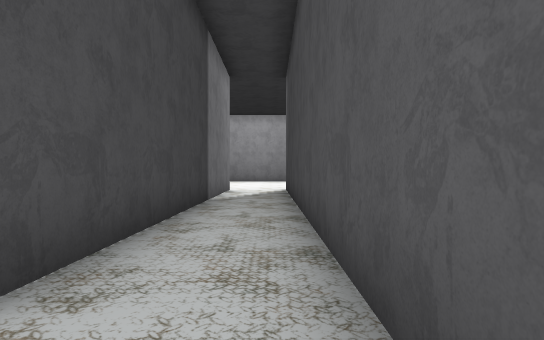
[1] (above)

24 first-person views from a walk through a Unity game level. The camera is 1.4 m above the floor, looks level and sees 80° across. Doors are open. The floor is counted in squares, 2 m on a side. Each view is taken from the middle of a square. On the plan, view 1 faces up. The plan holds only what a view shows up to about 10 squares ahead; the rest is blank. The place goes on beyond the plan. The player character is not drawn.

[2]
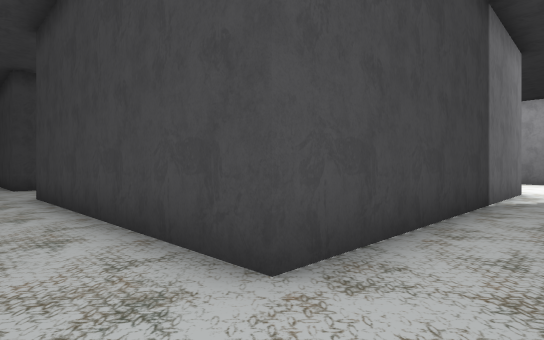

[3]
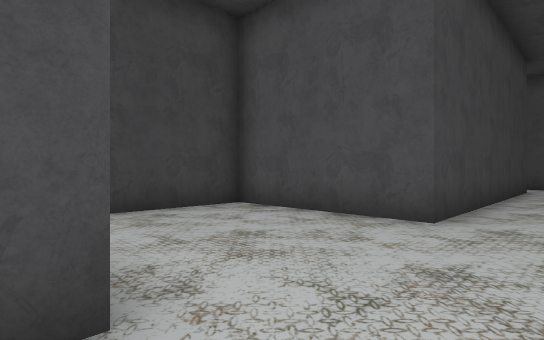

[4]
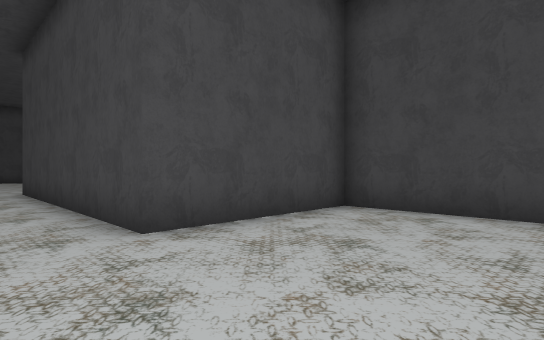

[5]
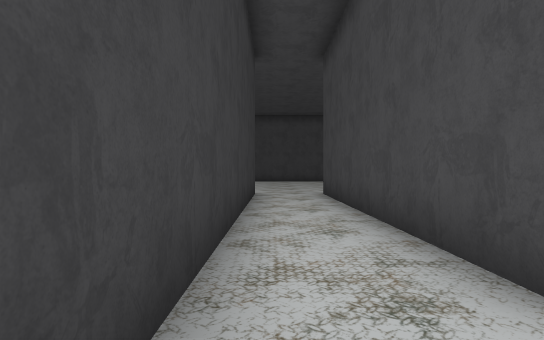

[6]
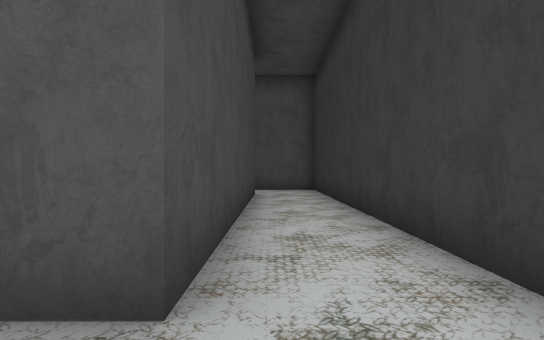

[7]
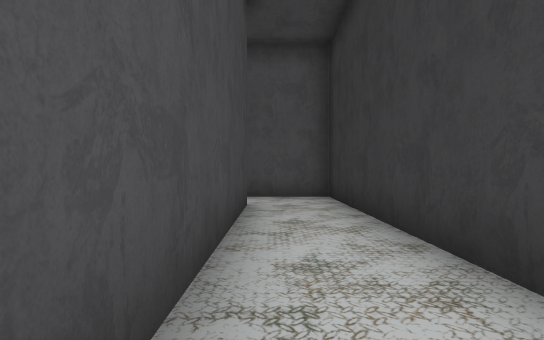

[8]
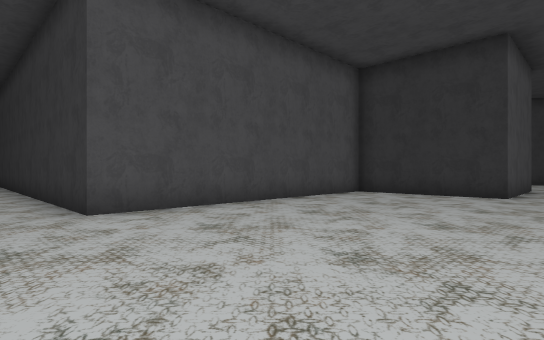

[9]
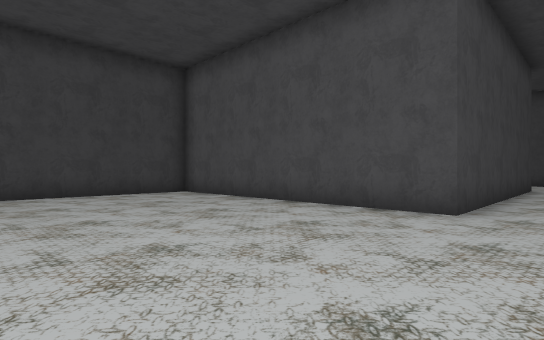

[10]
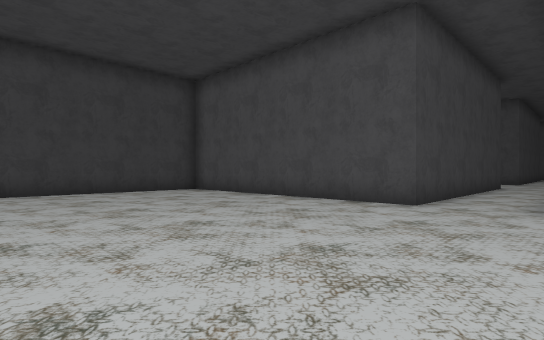

[11]
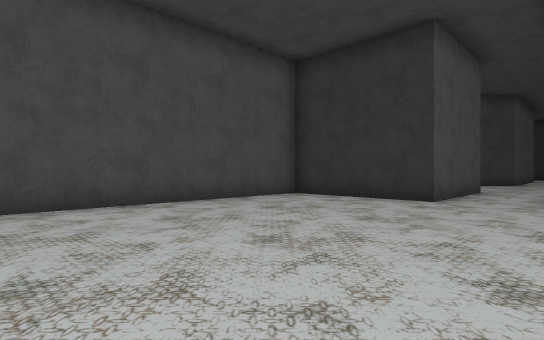

[12]
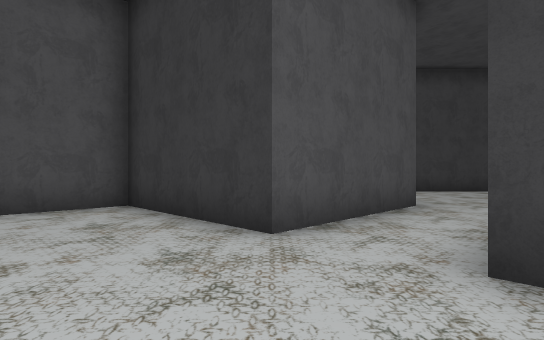

[13]
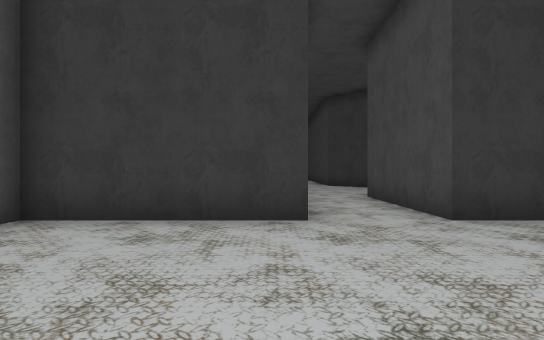

[14]
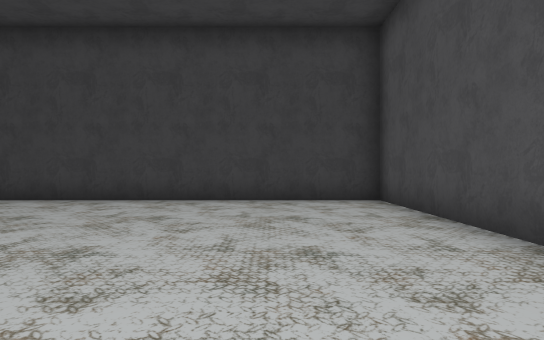

[15]
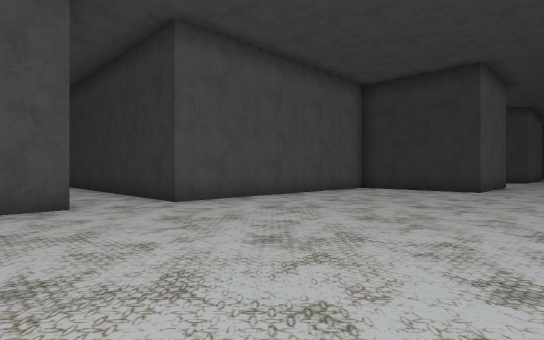

[16]
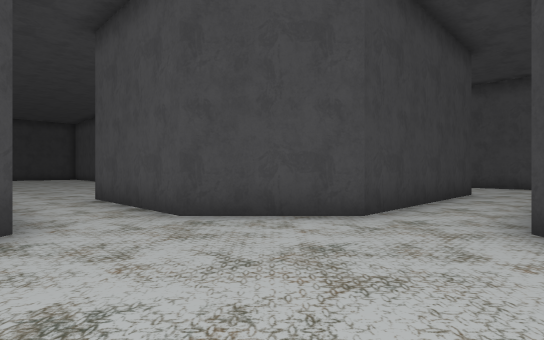

[17]
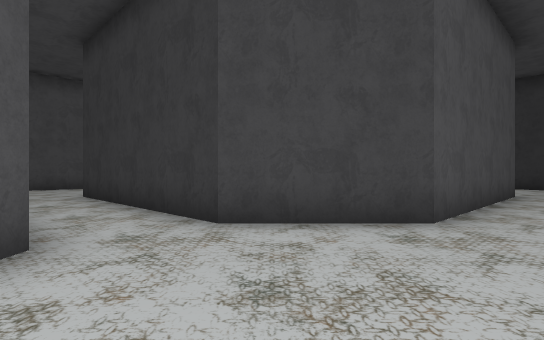

[18]
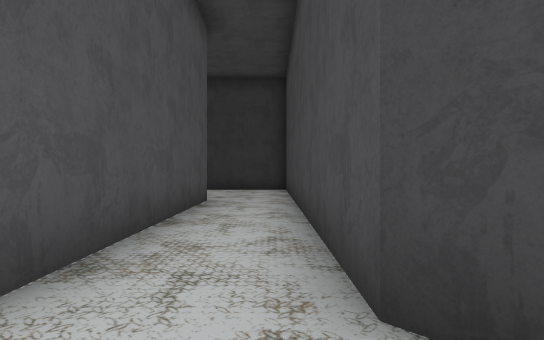

[19]
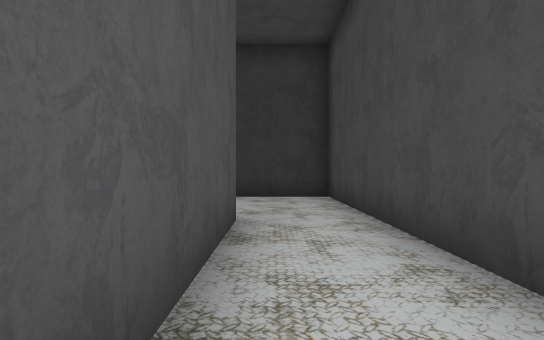

[20]
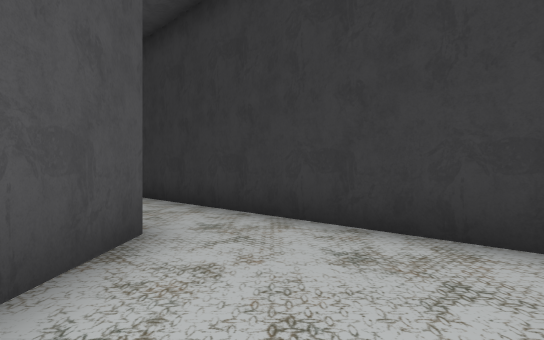

[21]
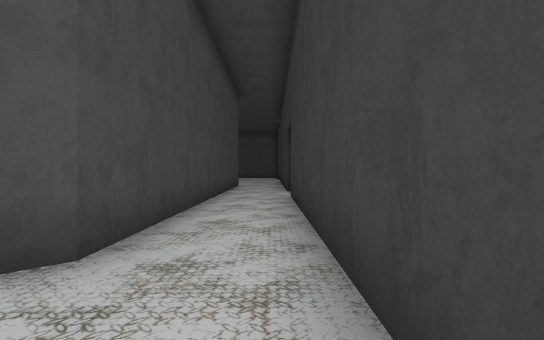

[22]
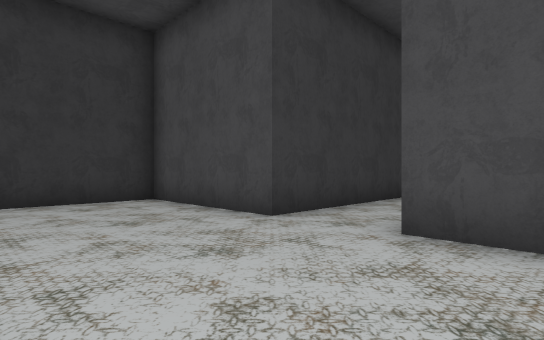

[23]
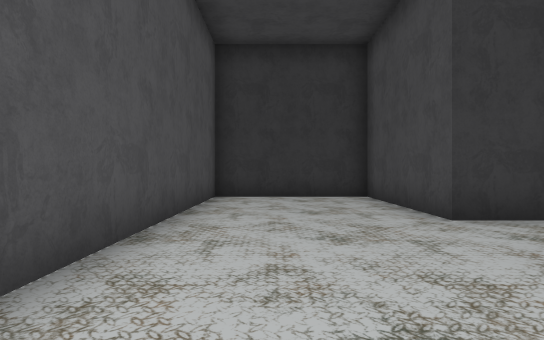

[24]
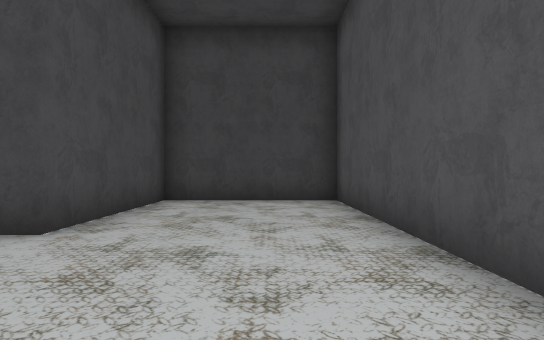

### Floor plan
Points are (right, up) in squares from view 1. A wall is a line through its corners. A room is listed if a view was taken in it or the views show most of it. See-through windows are left out.
Room 1 (views 1, 2, 3, 4, 5, 6, 7)
walls: (-9.2, -0.5) (0.5, -0.5) (0.5, 9.5); (-1.5, 10.4) (-1.5, 1.5) (-9.5, 1.5) (-9.5, 5.5) (-13.5, 5.5) (-13.5, 1.5) (-21.5, 1.5); (-21.5, -0.5) (-12.5, -0.5)
ways out: opening at (-21, 0.5) to room 2
Room 2 (views 8, 9, 10, 11, 12, 13, 14, 15)
walls: (-21.5, 1.5) (-21.5, 9.5) (-28.5, 9.5); (-28.5, -8.5) (-27.5, -8.5) (-27.5, -12.5); (-25.5, -12.5) (-25.5, -8.5) (-21.5, -8.5) (-21.5, -0.5)
ways out: opening at (-21, 0.5) to room 1; opening at (-27, -13) to room 3; opening at (-26, -14) to room 4
Room 3 (views 16, 17, 18, 19, 20, 21)
walls: (-25.5, -24.5) (-25.5, -18.5) (-23.5, -16.5); (-27.9, -18.1) (-27.5, -18.5) (-27.5, -28.5) (-18.5, -28.5); (-18.5, -26.5) (-23.5, -26.5) (-24.9, -25.1)
ways out: opening at (-27, -13) to room 2; opening at (-25, -15) to room 4; opening at (-18, -27)
Room 4 (views 22, 23, 24)
walls: (-23.5, -16.5) (-17.5, -16.5) (-17.5, -20.5) (-13.5, -20.5) (-13.5, -10.5) (-17.5, -10.5) (-17.5, -14.5) (-23.5, -14.5) (-25.5, -12.5)
ways out: opening at (-26, -14) to room 2; opening at (-25, -15) to room 3

Where each view was taken, in squares from view 1:
view 1: 0 up, 0 right, facing up
view 2: 0 up, 0 right, facing up-left
view 3: 0 up, 14 left, facing up-right
view 4: 0 up, 10 left, facing up-left
view 5: 0 up, 12 left, facing left
view 6: 1 up, 11 left, facing right
view 7: 1 up, 8 left, facing right
view 8: 1 up, 27 left, facing down-right
view 9: 0 up, 27 left, facing up-right
view 10: 1 down, 28 left, facing up-right
view 11: 1 down, 28 left, facing down-right
view 12: 6 down, 28 left, facing down-right
view 13: 4 down, 25 left, facing down
view 14: 2 up, 24 left, facing up
view 15: 3 up, 28 left, facing down-right
view 16: 17 down, 28 left, facing up-right
view 17: 14 down, 27 left, facing down-right
view 18: 17 down, 27 left, facing down
view 19: 20 down, 26 left, facing down
view 20: 25 down, 27 left, facing down-right
view 21: 28 down, 26 left, facing right
view 22: 13 down, 14 left, facing down-left
view 23: 12 down, 15 left, facing down
view 24: 18 down, 15 left, facing up
